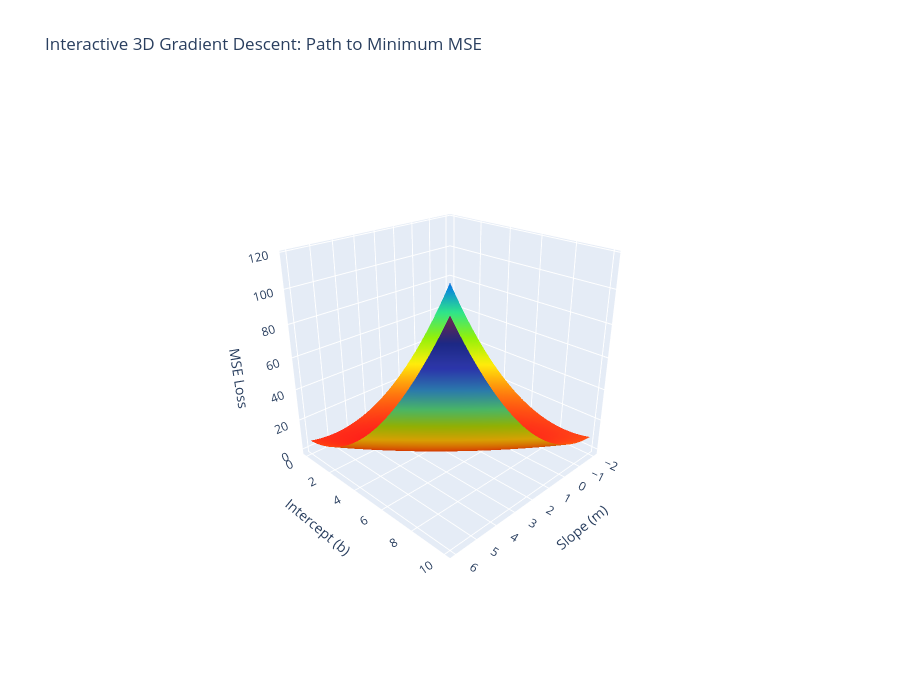

This figure's notebook cell:
### Markdown cell above
$$MSE = \frac{1}{n} \sum_{i=1}^{n} (y_i - \hat{y}_i)^2$$
$$MSE = \frac{1}{n} \sum_{i=1}^{n} (y_i - X\theta)^2$$



### **1. The Objective**
Find the optimal slope ($m$) and y-intercept ($b$) for the linear equation $y = mx + b$ to best fit your data points.

### **2. The Cost Function: Mean Squared Error (MSE)**
Measure the average squared difference between your actual data ($y_i$) and your line's predictions ($mx_i + b$).
$$J(m, b) = \frac{1}{N} \sum_{i=1}^{N} (y_i - (mx_i + b))^2$$

### **3. The Gradients**
Compute the partial derivatives of the Cost Function. These calculate the slope of the error, telling you how much the error changes if you tweak $m$ or $b$:
* **Gradient of :** 
 $$m:\frac{\partial J}{\partial m} = -\frac{2}{N} \sum_{i=1}^{N} x_i (y_i - (mx_i + b))$$
* **Gradient of :**
$$b: \frac{\partial J}{\partial b} = -\frac{2}{N} \sum_{i=1}^{N} (y_i - (mx_i + b))$$

### **4. The Update Rule**
Adjust your current $m$ and $b$ by moving in the *opposite* direction of the gradients (to reduce the error), scaled by your step size, the learning rate ($\alpha$):
$$m := m - \alpha \frac{\partial J}{\partial m}$$
$$b := b - \alpha \frac{\partial J}{\partial b}$$

### **5. The Loop**
Repeat steps 2 through 4 over and over. You stop when the updates become so small that the error ($J$) is no longer decreasing, meaning you have found the line of best fit.

### Code cell
plot_gradient_visual()

### Figure 1 — Plotly figure (JSON) as saved in the notebook; plotly's stock layout.template omitted (floating-point values rounded to 4 significant figures; data arrays with more than 128 entries replaced by an {"elided": "..."} marker saying what was removed)
{"data": [{"colorbar": {"title": {"text": "MSE Cost"}}, "colorscale": [[0, "rgb(255,0,0)"], [0.125, "rgb(255,111,0)"], [0.25, "rgb(255,234,0)"], [0.375, "rgb(151,255,0)"], [0.5, "rgb(44,255,150)"], [0.625, "rgb(0,152,255)"], [0.75, "rgb(0,25,255)"], [0.875, "rgb(0,0,200)"], [1, "rgb(150,0,90)"]], "opacity": 0.8, "showlegend": false, "showscale": false, "type": "surface", "x": [-2.0, -1.837, -1.673, -1.51, -1.347, -1.184, -1.02, -0.8571, -0.6939, -0.5306, -0.3673, -0.2041, -0.04082, 0.1224, 0.2857, 0.449, 0.6122, 0.7755, 0.9388, 1.102, 1.265, 1.429, 1.592, 1.755, 1.918, 2.082, 2.245, 2.408, 2.571, 2.735, 2.898, 3.061, 3.224, 3.388, 3.551, 3.714, 3.878, 4.041, 4.204, 4.367, 4.531, 4.694, 4.857, 5.02, 5.184, 5.347, 5.51, 5.673, 5.837, 6.0], "y": [0.0, 0.2041, 0.4082, 0.6122, 0.8163, 1.02, 1.224, 1.429, 1.633, 1.837, 2.041, 2.245, 2.449, 2.653, 2.857, 3.061, 3.265, 3.469, 3.673, 3.878, 4.082, 4.286, 4.49, 4.694, 4.898, 5.102, 5.306, 5.51, 5.714, 5.918, 6.122, 6.327, 6.531, 6.735, 6.939, 7.143, 7.347, 7.551, 7.755, 7.959, 8.163, 8.367, 8.571, 8.776, 8.98, 9.184, 9.388, 9.592, 9.796, 10.0], "z": {"elided": "50x50 float values"}}, {"colorbar": {"title": {"text": "MSE Cost"}}, "colorscale": [[0, "rgb(255,0,0)"], [0.125, "rgb(255,111,0)"], [0.25, "rgb(255,234,0)"], [0.375, "rgb(151,255,0)"], [0.5, "rgb(44,255,150)"], [0.625, "rgb(0,152,255)"], [0.75, "rgb(0,25,255)"], [0.875, "rgb(0,0,200)"], [1, "rgb(150,0,90)"]], "hovertemplate": "Slope (m): %{x:.3f}<br>Intercept (b): %{y:.3f}<br>MSE Loss: %{z:.3f}<extra></extra>", "opacity": 0.8, "showlegend": false, "showscale": false, "type": "surface", "x": [-2.0, -1.837, -1.673, -1.51, -1.347, -1.184, -1.02, -0.8571, -0.6939, -0.5306, -0.3673, -0.2041, -0.04082, 0.1224, 0.2857, 0.449, 0.6122, 0.7755, 0.9388, 1.102, 1.265, 1.429, 1.592, 1.755, 1.918, 2.082, 2.245, 2.408, 2.571, 2.735, 2.898, 3.061, 3.224, 3.388, 3.551, 3.714, 3.878, 4.041, 4.204, 4.367, 4.531, 4.694, 4.857, 5.02, 5.184, 5.347, 5.51, 5.673, 5.837, 6.0], "y": [0.0, 0.2041, 0.4082, 0.6122, 0.8163, 1.02, 1.224, 1.429, 1.633, 1.837, 2.041, 2.245, 2.449, 2.653, 2.857, 3.061, 3.265, 3.469, 3.673, 3.878, 4.082, 4.286, 4.49, 4.694, 4.898, 5.102, 5.306, 5.51, 5.714, 5.918, 6.122, 6.327, 6.531, 6.735, 6.939, 7.143, 7.347, 7.551, 7.755, 7.959, 8.163, 8.367, 8.571, 8.776, 8.98, 9.184, 9.388, 9.592, 9.796, 10.0], "z": {"elided": "50x50 float values"}}], "layout": {"height": 700, "scene": {"camera": {"eye": {"x": 1.8, "y": 1.8, "z": 1.2}}, "xaxis": {"title": {"text": "Slope (m)"}}, "yaxis": {"title": {"text": "Intercept (b)"}}, "zaxis": {"title": {"text": "MSE Loss"}}}, "title": {"text": "Interactive 3D Gradient Descent: Path to Minimum MSE"}, "width": 900}}
